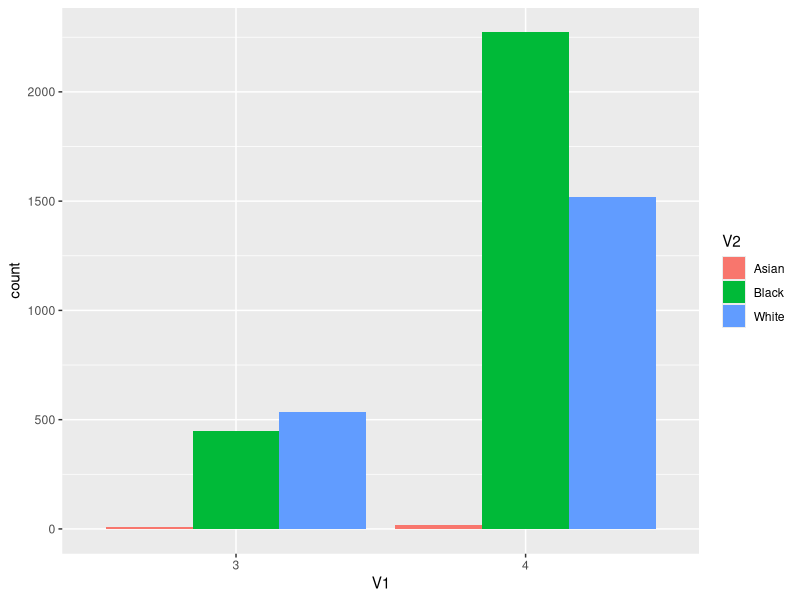
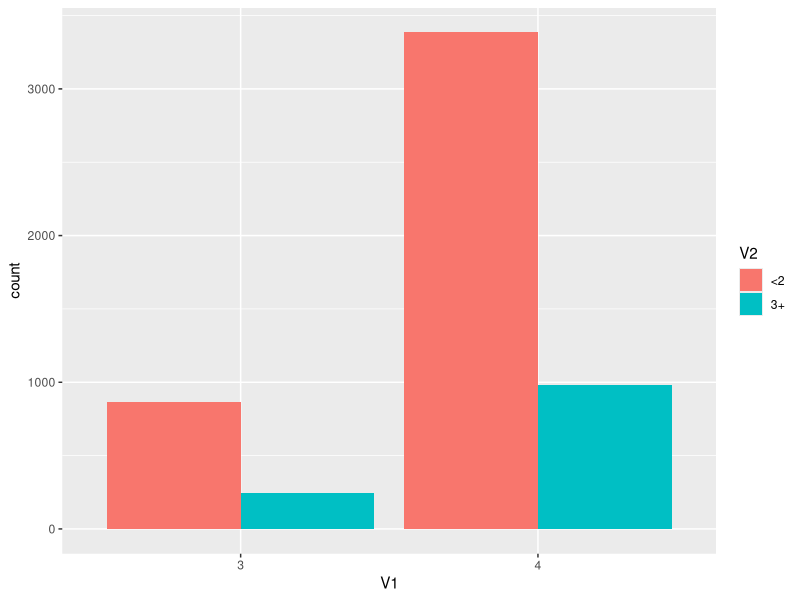
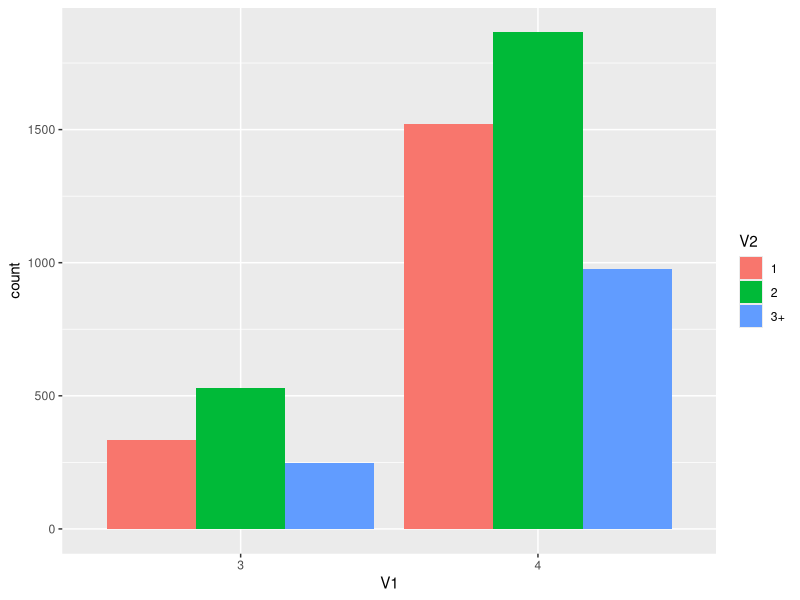
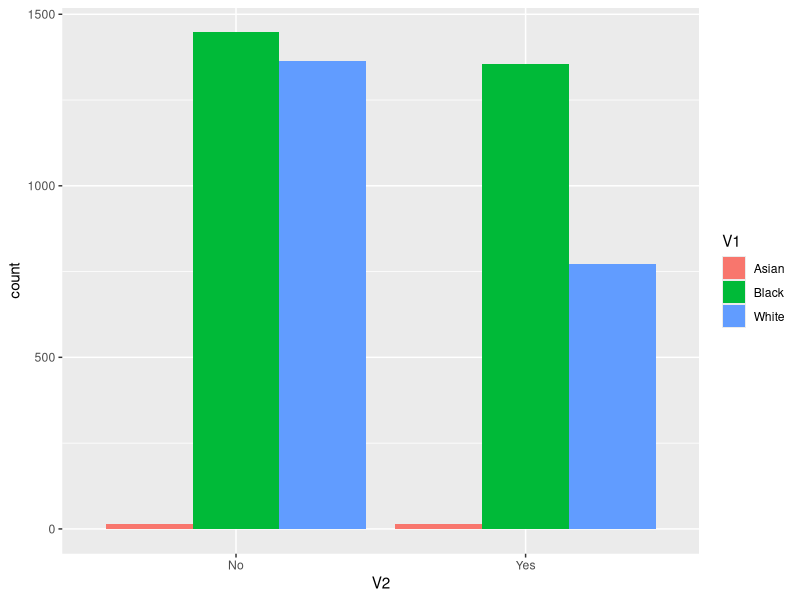
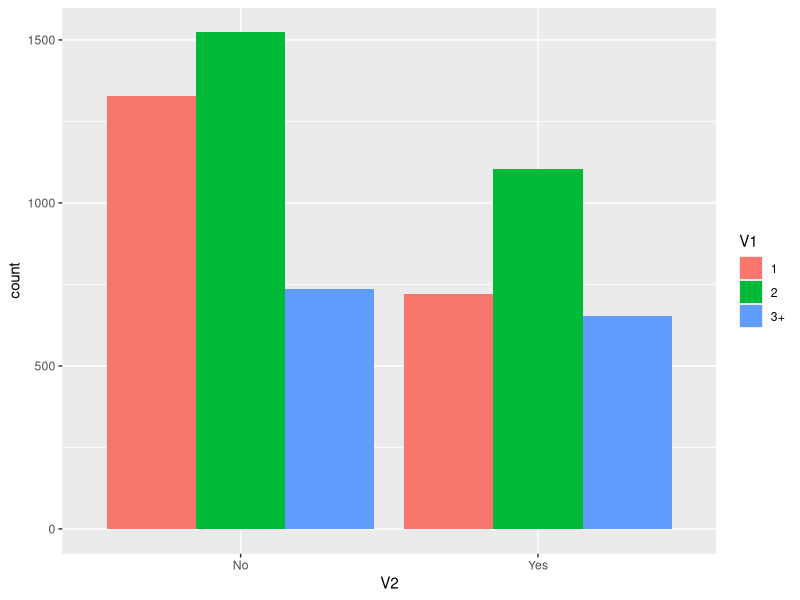
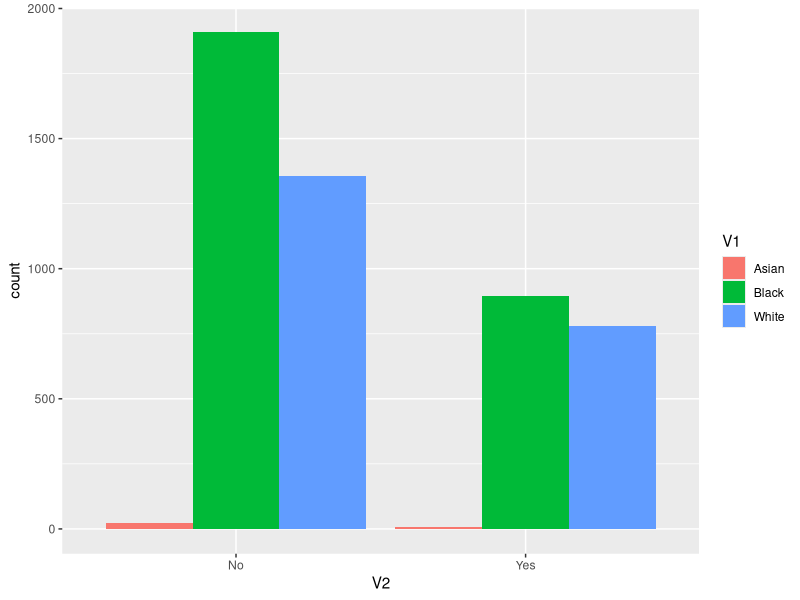
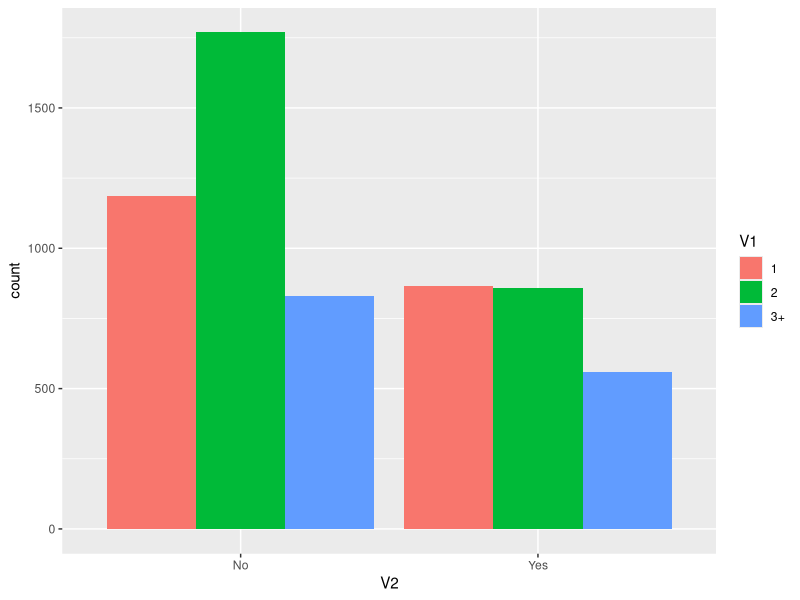
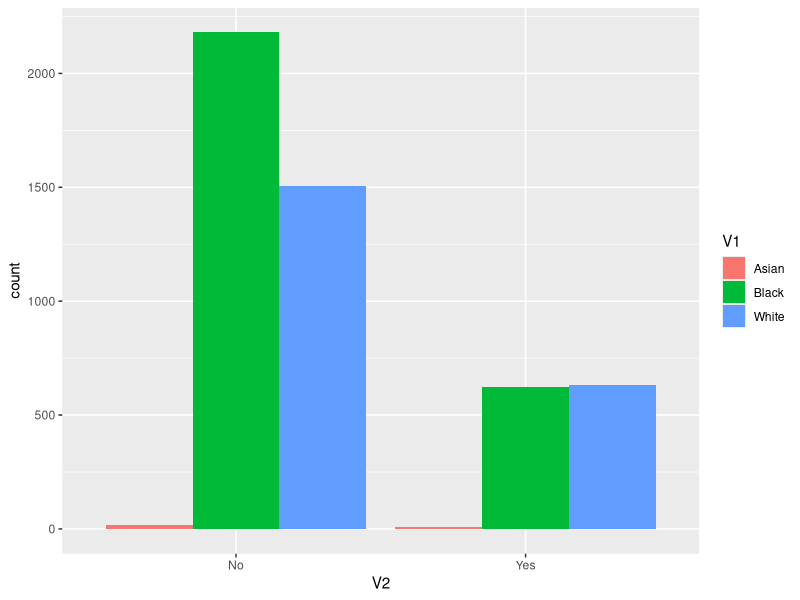

The R source for these figures, in order:
#libraries
library(here)
library(tidyr)
library(dplyr)
library(stringr)
library(epitools)
library(tidyverse)


#loading files
UOF <- read.csv(file = here("clean data/orlando/UOF (cleaned).csv"), stringsAsFactors = FALSE)
#making the types of UOF level 3 or 4, making nos NA, and removing Asian to make it only 2 races to be more simple for me
UOF_levels <- UOF
UOF_levels$Electronic.Device.Used[UOF_levels$Electronic.Device.Used=="Yes"]<-("4")
UOF_levels$Chemical.Agent.Used[UOF_levels$Chemical.Agent.Used=="Yes"]<-("4")
UOF_levels$Tackle.Take.Down[UOF_levels$Tackle.Take.Down=="Yes"]<-("3")
UOF_levels$Impact.Weapons.Used[UOF_levels$Impact.Weapons.Used=="Yes"]<-("4")
UOF_levels$Physical.Strikes.Made[UOF_levels$Physical.Strikes.Made=="Yes"]<-("3")
UOF_levels$Deflation.Devices.Used[UOF_levels$Deflation.Devices.Used=="Yes"]<-("4")
UOF_levels$K9.Unit.Involved[UOF_levels$K9.Unit.Involved=="Yes"]<-("4")
UOF_levels[UOF_levels=="No"]<-NA


#making one row with UOF used
UOF_levels<- UOF_levels %>% unite("UOF.Level", Electronic.Device.Used:K9.Unit.Involved, sep = ";", na.rm = TRUE, remove = TRUE)

#if there were multiple things used I made it the worse one
UOF_levels$UOF.Level<- gsub('3;4|4;3|4;4;3|4;3;4|4;4;4|4;4|4;4;3;3|4;3;3|4;4;3;4|4;4;3;4;3|4;4;4;3|3;3;4|3;4;4|4;3;4;3|4;3;4;3;4|3;4;3|4;4;3;4;3;4|3;4;3;4|4;4;3;3;4', '4', UOF_levels$UOF.Level)
UOF_levels$UOF.Level<- gsub('3;3','3',UOF_levels$UOF.Level)
UOF_levels[UOF_levels==""]<-NA

#making a table with just the victim race and level of UOF
VictimRace_UOFLevel <- as.data.frame(na.omit(cbind(as.character(UOF_levels$UOF.Level), as.character(UOF_levels$Offenders.Race))))
VictimRace_UOFLevel <- VictimRace_UOFLevel %>% separate_rows(V2, sep = ";")

#counting instances in each race
Victim_Levels<- as.data.frame(VictimRace_UOFLevel %>% group_by(V2,V1) %>% summarise(count = length(V1[!is.na(V1)])))
Race_Level<- VictimRace_UOFLevel %>% unite("Race and Level", V1:V2, sep = ", ")
Victim_Levels2<- as.data.frame(Race_Level %>% group_by(`Race and Level`) %>% summarise(count = length(`Race and Level`[!is.na(`Race and Level`)])))

#making a table of Level of force used with each race
Level.Race<-table(VictimRace_UOFLevel$V2, VictimRace_UOFLevel$V1)
Level.Race <- Level.Race[c(3,1:2),]
print(Level.Race)

###Odds Ratio
Race_OR<-oddsratio(Level.Race)
#printing the outcome so its easier to read
print(Race_OR$measure)
print(Race_OR$p.value)

#graph
ggplot(VictimRace_UOFLevel,
       aes(x = V1,
           fill = V2))+
  geom_bar(position = "dodge")


##Odds ratio for group sizes

#making the number of officers row <2 or 3+
UOF_Officers<- UOF_levels
UOF_Officers$Officers.Involved <- gsub('3|4|5|6|7|8|9|10|12','3+',UOF_Officers$Officers.Involved)
UOF_Officers2<- UOF_Officers
UOF_Officers$Officers.Involved <- gsub("1|2",'<2',UOF_Officers$Officers.Involved)

#making a dataframe of just the UOF levels and Group Sizes
UOF_GroupsandLevels <-as.data.frame(na.omit(cbind(as.character(UOF_Officers$UOF.Level), as.character(UOF_Officers$Officers.Involved))))
UOF_Groupsandlevels2 <-as.data.frame(na.omit(cbind(as.character(UOF_Officers2$UOF.Level), as.character(UOF_Officers2$Officers.Involved))))

#making a table of Group size and UOF level
Levels.Groups<-table(UOF_GroupsandLevels$V1,UOF_GroupsandLevels$V2)
print(Levels.Groups)

Levels.Groups2<-table(UOF_Groupsandlevels2$V1,UOF_Groupsandlevels2$V2)
print(Levels.Groups2)

###Odds Ratio of <2 and 3+
Groups.OR<-oddsratio(Levels.Groups)
print(Groups.OR$measure)
print(Groups.OR$p.value)

###Odds ratio of 1, 2, and 3+ officers
Groups.OR2<-oddsratio(Levels.Groups2)
print(Groups.OR2$measure)
print(Groups.OR2$p.value)

#Graph
ggplot(UOF_GroupsandLevels,
       aes(x = V1,
           fill = V2))+
  geom_bar(position = "dodge")

ggplot(UOF_Groupsandlevels2,
       aes(x = V1,
           fill = V2))+
  geom_bar(position = "dodge")



#doing odds ratios for each UOF for each race and Groups
UOF_Types<- UOF
UOF_Types$Officers.Involved <- gsub('3|4|5|6|7|8|9|10|12','3+',UOF_Types$Officers.Involved)
#UOF_Types$Officers.Involved <- gsub("1|2",'<2',UOF_Types$Officers.Involved)
UOF_Types <- UOF_Types %>% separate_rows(Offenders.Race, sep = ";")


#Taser and Race to double check function
#Taser_Race <- as.data.frame(na.omit(cbind(as.character(UOF_Types$Offenders.Race), as.character(UOF_Types$Electronic.Device.Used))))
#Taser_RaceCounts<- table(Taser_Race$V1,Taser_Race$V2)
#Taser_RaceCounts <- Taser_RaceCounts[c(3,1:2),]
#Taser_RaceCounts <- Taser_RaceCounts[,c(2,1)]
#print(Taser_RaceCounts)

#TaserRace.OR<-oddsratio(Taser_RaceCounts)
#print(TaserRace.OR$measure)
#print(TaserRace.OR$p.value)

#ggplot(Taser_Race,
 #      aes(x = V2,
  #        fill = V1))+
  #geom_bar(position = "dodge")

##Taser and Groups to double check function
#Taser_Groups <- as.data.frame(na.omit(cbind(as.character(UOF_Types$Officers.Involved), as.character(UOF_Types$Electronic.Device.Used))))
#Taser_GroupsCounts<- table(Taser_Groups$V1,Taser_Groups$V2)
#print(Taser_GroupsCounts)

#TaserRace.OR<-oddsratio(Taser_GroupsCounts)
#print(TaserRace.OR$measure)
#print(TaserRace.OR$p.value)

#ggplot(Taser_Groups,
       #aes(x = V2,
           #fill = V1))+
  #geom_bar(position = "dodge")

Function_UOFType = function(Data){
  Type<- as.data.frame(na.omit(cbind(as.character(UOF_Types$Offenders.Race), as.character(Data))))
  TypeCounts<- table(Type$V1,Type$V2)
  TypeCounts <- TypeCounts[c(3,1:2),]
  TypeCounts <- TypeCounts[,c(2,1)]
  print(TypeCounts)

  Type.OR<-oddsratio(TypeCounts)
  print(Type.OR$measure)
  print(Type.OR$p.value)

  ggplot(Type,
        aes(x = V2,
             fill = V1))+
   geom_bar(position = "dodge")
  
}

Function_TypesGroups = function(Data){
  Groups <- as.data.frame(na.omit(cbind(as.character(UOF_Types$Officers.Involved), as.character(Data))))
  GroupsCounts<- table(Groups$V1,Groups$V2)
  GroupsCounts <- GroupsCounts[,c(2,1)]
  print(GroupsCounts)
  
  Group.OR<-oddsratio(GroupsCounts)
  print(Group.OR$measure)
  print(Group.OR$p.value)
  
  ggplot(Groups,
         aes(x = V2,
             fill = V1))+
    geom_bar(position = "dodge")
}

#Taser
Function_UOFType(Data = UOF_Types$Electronic.Device.Used)
Function_TypesGroups(Data = UOF_Types$Electronic.Device.Used)

#chemical Weapon
Function_UOFType(Data = UOF_Types$Chemical.Agent.Used)
Function_TypesGroups(Data = UOF_Types$Chemical.Agent.Used)

#Tackle
Function_UOFType(Data = UOF_Types$Tackle.Take.Down)
Function_TypesGroups(Data = UOF_Types$Tackle.Take.Down)

#Impact Weapon
Function_UOFType(Data = UOF_Types$Impact.Weapons.Used)
Function_TypesGroups(Data = UOF_Types$Impact.Weapons.Used)

#Physical Strikes
Function_UOFType(Data = UOF_Types$Physical.Strikes.Made)
Function_TypesGroups(Data = UOF_Types$Physical.Strikes.Made)

#Deflation Device
Function_UOFType(Data = UOF_Types$Deflation.Devices.Used)
Function_TypesGroups(Data = UOF_Types$Deflation.Devices.Used)

#K9
Function_UOFType(Data = UOF_Types$K9.Unit.Involved)
Function_TypesGroups(Data = UOF_Types$K9.Unit.Involved)
